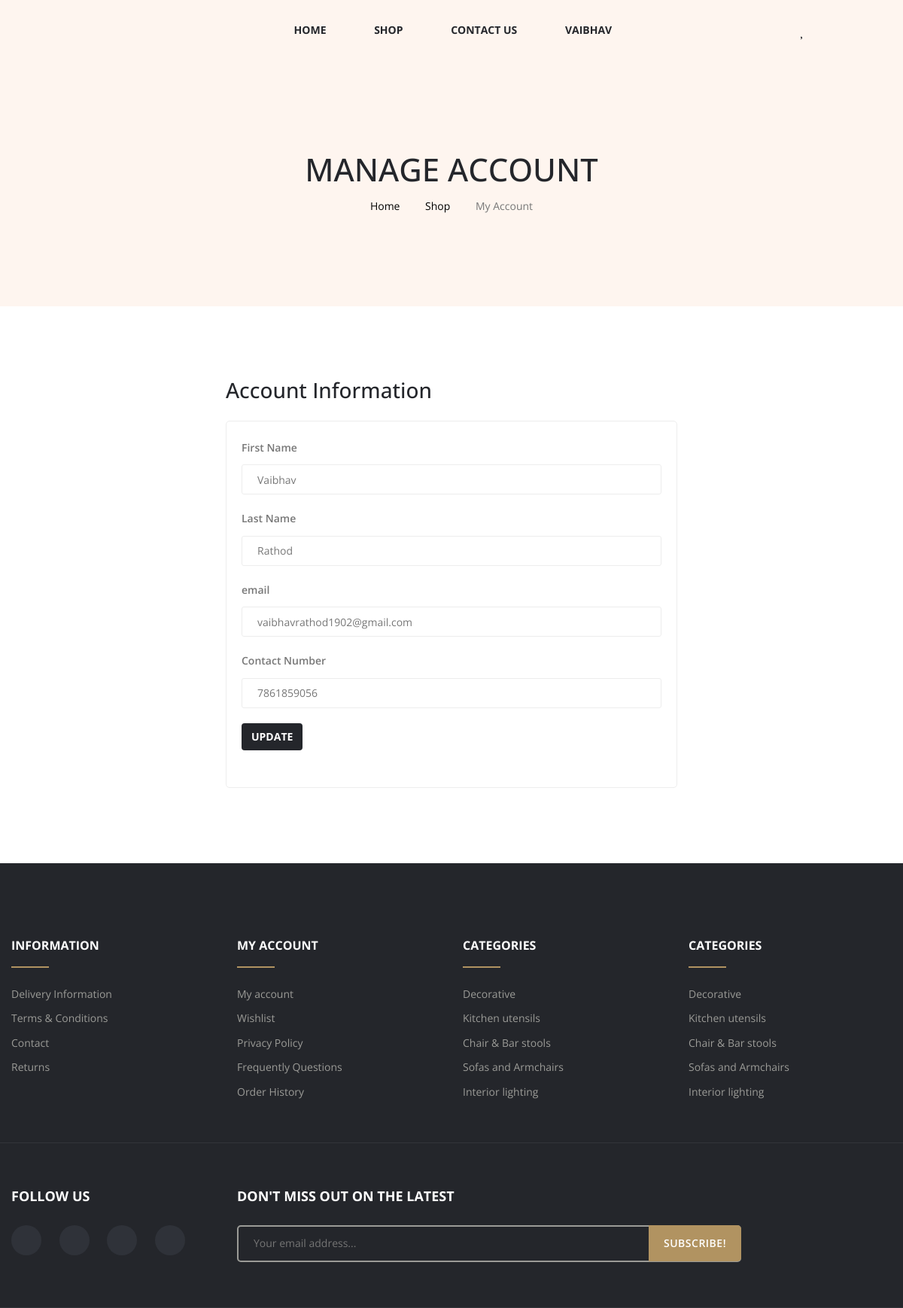
The app's page /manage_account (signed in) with its own data.
### home/models.py (models this page shows, shortened)
class User(models.Model):
    first_name = models.CharField(max_length=50)
    last_name = models.CharField(max_length=50)
    email = models.EmailField(unique=True)
    password = models.CharField(max_length=100)
    phone_number = models.BigIntegerField(unique=True)
    USER_TYPE_CHOICES = (
        (0, 'Admin'),
        (1, 'Seller'),
        (2, 'Customer'),
    )
    user_type = models.IntegerField(choices=USER_TYPE_CHOICES)
    date_registered = models.DateTimeField(auto_now_add=True)
    approved = models.BooleanField(default=False)
    objects = models.Manager()

### home/views.py (the view, shortened to what this page needs)
# urls.py: path("manage_account",views.manage_account,name="manage_account"),
def manage_account(request):
    if not request.session.get('user_id'):
        return redirect("/login")
    user = User.objects.get(id = request.session.get('user_id'))
    context={
        'user' : user
    }
    return render(request,"manage_account.html",context)

### templates/manage_account.html (shortened to what this page needs)
{% extends 'base.html' %} {% block body %}
<div class="breadcrumb-section breadcrumb-bg-color--golden">
  <div class="breadcrumb-wrapper">
    <div class="container">
      <div class="row">
        <div class="col-12">
          <h3 class="breadcrumb-title">Manage Account</h3>
          <div
            class="breadcrumb-nav breadcrumb-nav-color--black breadcrumb-nav-hover-color--golden"
          >
            <nav aria-label="breadcrumb">
              <ul>
                <li><a href="/">Home</a></li>
                <li><a href="/product">Shop</a></li>
                <li class="active" aria-current="page">My Account</li>
              </ul>
            </nav>
          </div>
        </div>
      </div>
    </div>
  </div>
</div>
<main class="form-signin w-50 m-auto" style="padding-bottom: 100px;">
    <div class="account_form" data-aos="fade-up" data-aos-delay="0">
        <h3>Account Information</h3>
            <form action="{%  url 'manage_account'%}" method="POST" id="manage-form">
            <div class="default-form-box">
                <label>First Name</label>
                <input type="text" name="firstname" value="{{user.first_name}}">
            </div>
            <div class="default-form-box">
                <label>Last Name </label>
                <input type="text" name="lastname" value="{{user.last_name}}">
            </div>
            <div class="default-form-box">
                <label>email  </label>
                <input type="email" name="email" value="{{user.email}}">
            </div>
            <div class="default-form-box">
                <label>Contact Number </label>
                <input type="text" name="contact" value="{{user.phone_number}}">
            </div>
            <div class="register_submit" >
                <button class="btn btn-md btn-black-default-hover mb-4 flex-center" type="submit">Update</button>
            </div>
        </form>
    </div>
</main>
{% endblock body %}

### templates/header.html (shortened to what this page needs)
{% load static %}
<!DOCTYPE html>
<html lang="zxx">
<head>
    <link rel="stylesheet" href="{% static 'assets/css/vendor/vendor.min.css' %}">
    <link rel="stylesheet" href="{% static 'assets/css/plugins/plugins.min.css' %}">
    <link rel="stylesheet" href="{% static 'assets/css/style.min.css' %}">
</head>
<body>
    <header class="header-section d-none d-xl-block">
        <div class="header-wrapper">
            <div class="header-bottom header-bottom-color--golden section-fluid sticky-header sticky-color--golden">
                <div class="container-fluid">
                    <div class="row">
                        <div class="col-12 d-flex align-items-center justify-content-between">
                            <div class="header-logo">
                                <div class="logo">
                                </div>
                            </div>
                            <div class="main-menu menu-color--black menu-hover-color--golden">
                                <nav>
                                    <ul>
                                        <li>
                                            <a href="/">Home </a>
                                        </li>
                                        <li>
                                            <a href="/product">Shop</a>
                                        </li>
                                        <li>
                                            <a href="/contact_us">Contact Us</a>
                                        </li>
                                        <li class="has-dropdown">
                                        {% if request.session.user_id %}
                                          <a href="#">{{request.session.username}} <i class="fa fa-angle-down"></i></a>
                                        {% endif %}
                                      </li>
                                    </ul>
                                </nav>
                            </div>
                            <ul class="header-action-link action-color--black action-hover-color--golden">
                                <li>
                                    <a href="#offcanvas-wishlish" class="offcanvas-toggle">
                                    </a>
                                </li>
                                <li>
                                    <a href="/cart" >
                                        <i class="fa fa-shopping-cart" style='margin-right:10px;' aria-hidden="true"></i>
                                    </a>
                                </li>
                                <li>
                                    <a href="#search">
                                        <i class="icon-magnifier"></i>
                                    </a>
                                </li>
                            </ul>
                        </div>
                    </div>
                </div>
            </div>
        </div>
      </header>
</body>
</html>

### records on screen
User: session.username "VAIBHAV", firstname "Vaibhav", lastname "Rathod", email "vaibhavrathod1902@gmail.com", contact "7861859056"
